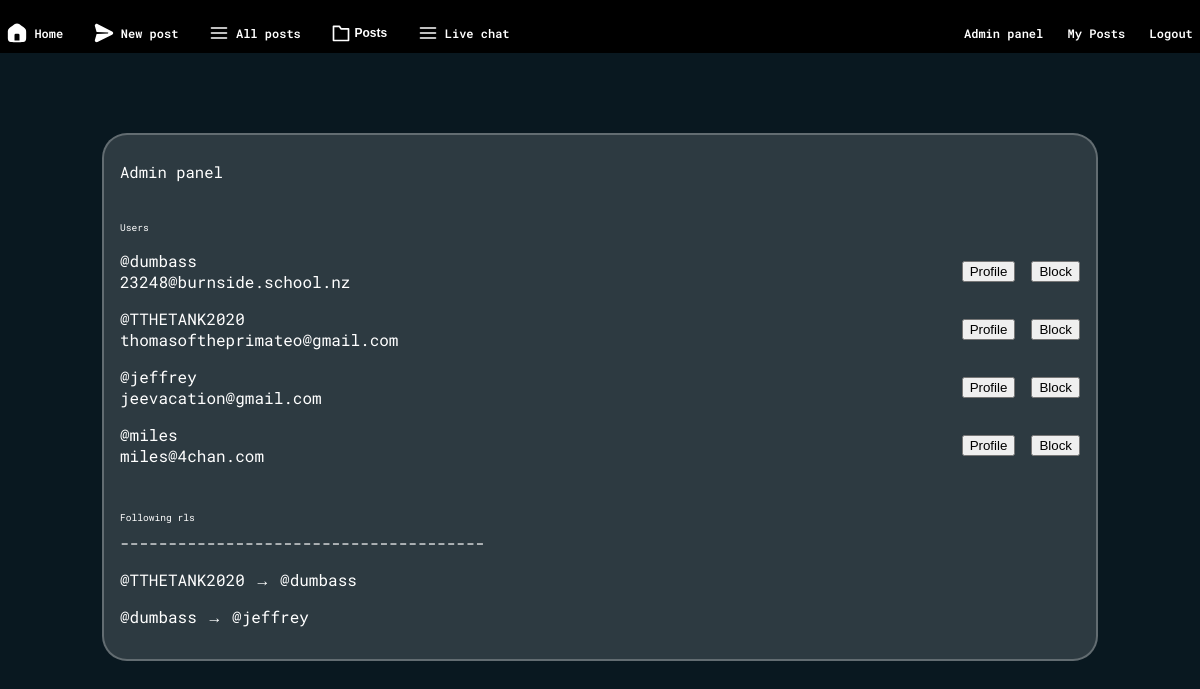
/admin (signed in), run on the app's committed database.
### tables this page shows
CREATE TABLE "users" (
    id INTEGER PRIMARY KEY AUTOINCREMENT,
    "name" TEXT UNIQUE,
    password TEXT
, imageurl TEXT, email TEXT);

### app.py (the view)
@app.route("/admin")
def admin():
    users = """SELECT users.name, users.email, users.imageurl, users.id
            FROM users;"""
    followers = """
    SELECT followed.name AS followed_name,
        follower.name AS follower_name
    FROM following
    JOIN users AS followed ON following.followed_id = followed.id
    JOIN users AS follower ON following.follower_id = follower.id;
    """
    admin = """SELECT users.id, users.name, users.email, users.imageurl
    FROM admins
    JOIN users ON admins.userid = users.id
    ORDER BY admins.id DESC;
    """
    admin = query_db(admin)
    users = query_db(users)
    followers = query_db(followers)
    for row in admin:
        if row[0] == session.get('user_id'):
            return render_template("admin.html", users=users, followers=followers, admin=admin)
    return redirect(url_for("home"))

### app.py (called while the page is built)
def get_db():
    db = getattr(g, '_database', None)
    if db is None:
        db = g._database = sqlite3.connect(DATABASE)
    return db

@app.teardown_appcontext
def close_connection(exception):
    db = getattr(g, '_database', None)
    if db is not None:
        db.close()

def query_db(query, args=(), one=False):
    cur = get_db().execute(query, args)
    rv = cur.fetchall()
    cur.close()
    return (rv[0] if rv else None) if one else rv

### templates/admin.html
{% extends "layout.html" %}
{% block body %}
<div class="centered-content">
    <div class="admin-container">
        <h1 class="cat-title">Admin panel</h1>
        <br><h2>Users</h2>
        {% for row in users %}
        <p class="admin-users"?>
            @{{row[0]}}<br>
            {{row[1]}}<br>
            <button class="admin-users-button" style="margin-left:auto">
                <a href="/userposts/{{row[0]}}">Profile</a>
            </button>
            <button class="admin-users-button">
                <a href="/block/{{row[3]}}">Block</a>
            </button>
        </p>
        {% endfor %}
    <br><h2>Following rls</h2>--------------------------------------<br>
        {% for row in followers %}
            <p>@{{row[1]}} &#8594 @{{row[0]}}</p>
        {% endfor %}
    </div>
</div>
{% endblock %}

### templates/layout.html (shortened to what this page needs)
<!DOCTYPE html>
<html lang="en">
<head>
    <link rel="stylesheet" href="{{url_for('static', filename='style.css')}}">
</head>
<body>
    <nav class="navbar">
    <div class="left-navbar-group">
            {% if request.path == "/" %}
                {% set button = 'top-button-active' %}
            {% else %}
                {% set button = 'top-button' %}
            {% endif %}
        <a href="/" class="{{button}}">
            &nbsp;Home
        </a>
            {% if request.path == "/newpost" %}
                {% set button = 'top-button-active' %}
            {% else %}
                {% set button = 'top-button' %}
            {% endif %}
        <a href="/newpost" class="{{button}}">
            &nbsp;New post
        </a>
            {% if request.path == "/allposts" %}
                {% set button = 'top-button-active' %}
            {% else %}
                {% set button = 'top-button' %}
            {% endif %}
        <a href="/allposts" class="{{button}}">
            <svg xmlns="http://www.w3.org/2000/svg" viewBox="0 0 24 24" width="20" height="20">
                <path d="M3 6h18M3 12h18M3 18h18" stroke="currentColor" stroke-width="2" stroke-linecap="round"/>
            </svg>
            &nbsp;All posts
        </a>
            {% if "/category" in request.path %}
                {% set button = 'top-button-active' %}
            {% else %}
                {% set button = 'top-button' %}
            {% endif %}
        <div class="dropdown">
            <button class="{{button}}">
                <svg viewBox="0 0 24 24" width="20" height="20">
                    <path d="M3 7v14h18V7H12l-2-3H3z" stroke="currentColor" stroke-width="2" fill="none" stroke-linecap="round" stroke-linejoin="round"/>
                </svg>
                &nbsp;Posts
            </button>
        </div>
            {% if request.path == "/livechat" %}
                {% set button = 'top-button-active' %}
            {% else %}
                {% set button = 'top-button' %}
            {% endif %}
        <a href="/livechat" class="{{button}}">
            <svg xmlns="http://www.w3.org/2000/svg" viewBox="0 0 24 24" width="20" height="20">
                <path d="M3 6h18M3 12h18M3 18h18" stroke="currentColor" stroke-width="2" stroke-linecap="round"/>
            </svg>
            &nbsp;Live chat
        </a>
    </div>
    <div class="nav-right">
                <a href="/admin" class="top-button">Admin panel</a>
                {% if session.username %}
                    <a href="{{ url_for('userposts', username=session['username']) }}" class="top-button">My Posts</a>
                    <a href="/logout" class="top-button">Logout</a>
                {% else %}
                    <a href="/login" class="top-button">Login</a>
                    <a href="/register" class="top-button">Register</a>
                {% endif %}
    </div>
</nav>
    {% block body %}
    {% endblock %}
</body>
</html>

### static/style.css (style rules this page uses)
:root { --nav-box-shadow:white; --nav-box-shadow-light:rgba(255, 255, 255, 0.6); --box-background:rgba(255, 255, 255, 0.15); --box-border:3px solid rgba(255, 255, 255, 0.25); --error-red:rgba(184, 39, 39, 0.616); --light-font:rgb(200, 200, 200); --sidebar-font-size:0.8vw; --reply-font:calc(0.5vh + 0.5vw); --reply-line:calc(2vh + 2vw); --navbar-font-size:1vw; }
body { background:rgba(9, 24, 32); color:white; font-family:"Roboto Mono"; margin:0; }
h1 { font-size:1.3vw; font-weight:400; }
h2 { font-size:0.8vw; font-weight:400; }
a { text-decoration:none; color:white; }
.navbar { display:flex; align-items:center; gap:1em; padding:0; background-color:black; padding-top:1em; }
.left-navbar-group { display:flex; align-items:center; gap:1em; }
.nav-right { margin-left:auto; display:flex; gap:10px; }
.admin-users-button a { color:black; }
.top-button, .top-button-active { display:flex; justify-content:center; align-items:center; padding:0.6em; font-weight:600; color:white; border:none; font-size:var(--navbar-font-size) !important; background:black; border-bottom:3px solid rgba(0, 0, 255, 0); }
.centered-content { margin-top:5em; display:grid; place-items:center; padding-bottom:5em; }
.dropdown button { font-size:var(--navbar-font-size) !important; }
.admin-container { width:80%; background:var(--box-background); border:2px solid rgba(255, 255, 255, 0.25); border-radius:25px; padding:1em; }
.admin-users { display: flex; align-items: center; gap: 1em; }

### data on the page
users: name "dumbass", email "23248@burnside.school.nz", name "TTHETANK2020"
users: name "TTHETANK2020", email "thomasoftheprimateo@gmail.com"
users: name "jeffrey", email "jeevacation@gmail.com", name "dumbass"
users: name "miles", email "miles@4chan.com"
